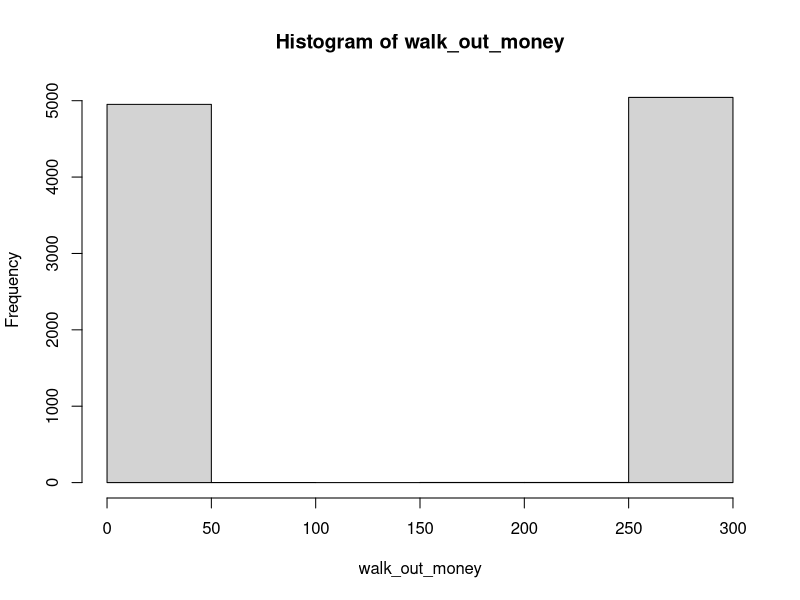
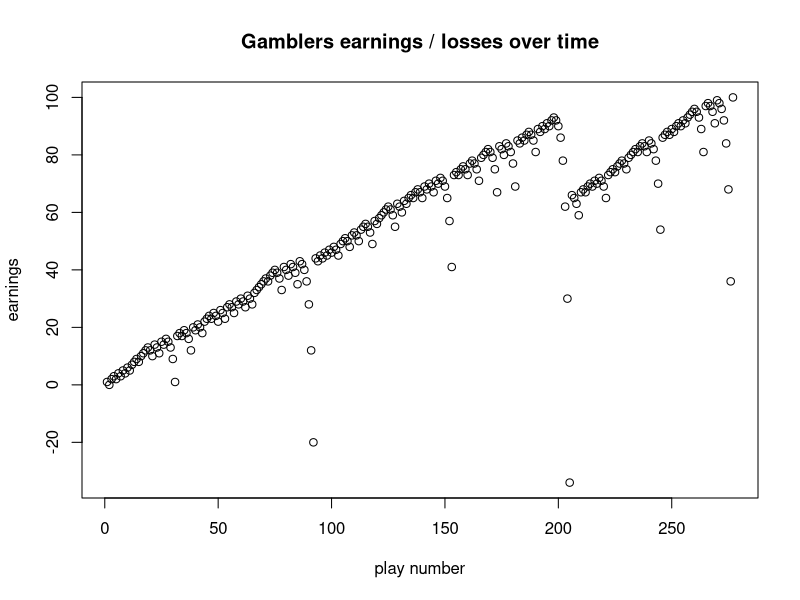
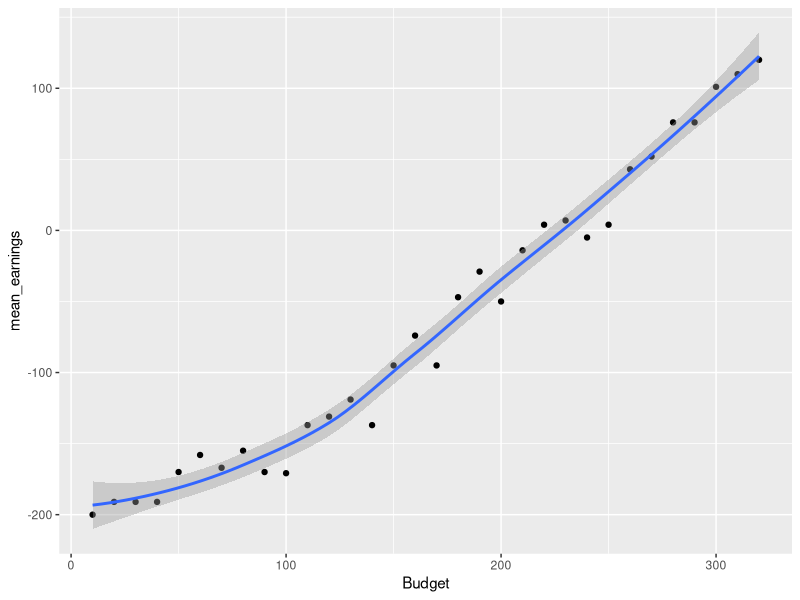
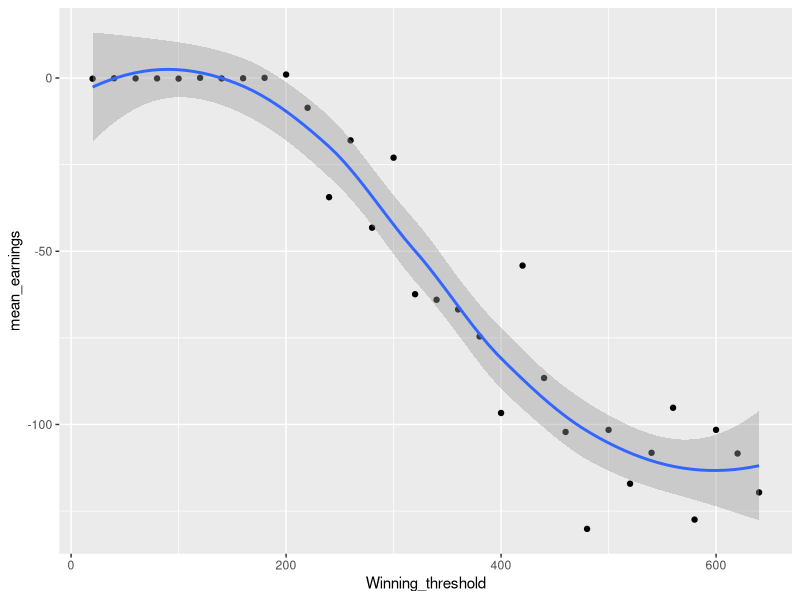
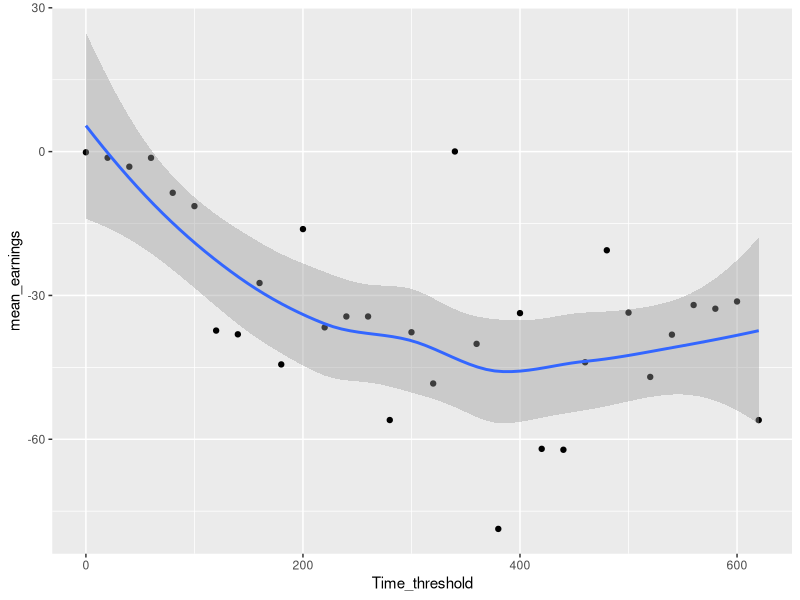

These figures' R source, in order: (Note: a time limit stopped this script after it produced the figures.)
## ---- chunk 1
library(magrittr) # needs to be run every time you start R and want to use %>%
library(dplyr)
## ---- chunk 2
#' A single play of the Martingale strategy
#'
#' Takes a state list, spins the roulette wheel, returns the state list with updated values (for example, budget, plays, etc)
#' @param state A list with the following entries: 
#'   B              number, the budget
#'   W              number, the budget threshold for successfully stoping
#'   L              number, the maximum number of plays 
#'   M              number, the casino wager limit
#'   plays          integer, the number of plays executed
#'   previous_wager number, the wager in the previous play (0 at first play)
#'   previous_win   TRUE/FALSE, indicator if the previous play was a win (TRUE at first play)
#' @return The updated state list
## ---- chunk 3
one_play <- function(state){
  
    # Wager
    proposed_wager <- ifelse(state$previous_win, 1, 2*state$previous_wager)
    wager <- min(proposed_wager, state$M, state$B)
    
    # Spin of the wheel
    red <- rbinom(1,1,18/38)
    
    # Update state
    state$plays <- state$plays + 1
    state$previous_wager <- wager
    if(red){
      # WIN
      state$B <- state$B + wager
      state$previous_win <- TRUE
    }else{
      # LOSE
      state$B <- state$B - wager
      state$previous_win <- FALSE
    }
  state
}
## ---- chunk 4
#' Stopping rule
#'
#' Takes the state list and determines if the gambler has to stop
#' @param state A list.  See one_play
#' @return TRUE/FALSE


stop_play <- function(state){
  if(state$B <= 0) return(TRUE)
  if(state$plays >= state$L) return(TRUE)
  if(state$B >= state$W) return(TRUE)
  FALSE
}
## ---- chunk 5
#' Play roulette to either bankruptcy, success, or play limits
#'
#' @param B number, the starting budget
#' @param W number, the budget threshold for successfully stoping
#' @param L number, the maximum number of plays 
#' @param M number, the casino wager limit
#' @return A vector of budget values calculated after each play.
one_series <- function(
    B = 200
  , W = 300
  , L = 1000
  , M = 100
){

  # initial state
  state <- list(
    B = B
  , W = W
  , L = L
  , M = M
  , plays = 0
  , previous_wager = 0
  , previous_win = TRUE
  )
  
  # vector to store budget over series of plays
  budget <- rep(NA, L)
  
  # For loop of plays
  for(i in 1:L){
    new_state <- state %>% one_play
    budget[i] <- new_state$B
    if(new_state %>% stop_play){
      return(budget[1:i])
    }
    state <- new_state
  }
  budget    
}

# helper function
get_last <- function(x) x[length(x)] 

## ---- chunk 6
# Simulation
walk_out_money <- rep(NA, 10000)
for(j in seq_along(walk_out_money)){
  walk_out_money[j] <- one_series(B = 200, W = 300, L = 1000, M = 100) %>% get_last
}

# Walk out money distribution
hist(walk_out_money, breaks = 10)

# Estimated probability of walking out with extra cash
mean(walk_out_money > 200)

# Estimated earnings
mean(walk_out_money - 200)
## ---- chunk 7
library(tidyverse)
library(ggplot2)
## ---- chunk 8
library(tidyverse)
library(ggplot2)
## ---- chunk 9
# Q2
earning <- one_series(B = 200, W = 300, L = 1000, M = 100) - 200
plot(earning, main = "Gamblers earnings / losses over time", xlab = "play number", 
     ylab = "earnings")
## ---- chunk 10
# change the budget
walk_out_money <- rep(NA, 100)
b <- matrix(nrow = 100, ncol = 32)

for(i in seq(1, 32)){
  for(j in seq_along(walk_out_money)){
    b[j, i] <- one_series(B= 10 * i, W = 300, L = 1000, M = 200) %>% get_last
  }
}

# Estimated earnings
mean_earnings <- colMeans(b) - 200

df1 <- as.data.frame(mean_earnings)
df1["Budget"] <- seq(10,320,10)
df1 %>%
  ggplot(mapping = aes(x = Budget, y = mean_earnings)) +
  geom_point() +
  geom_smooth()

# plot earnings
# plot(mean_earnings)

## ---- chunk 11
# change the winning

walk_out_money <- rep(NA, 100)
w <- matrix(nrow = 100, ncol = 32)

for(i in seq(1, 32)){
  for(j in seq_along(walk_out_money)){
    w[j, i] <- one_series(B= 200, W = 20 * i, L = 1000, M = 200) %>% get_last
  }
}

# Estimated earnings
mean_earnings <- colMeans(w) - 200

df2 <- as.data.frame(mean_earnings)
df2["Winning_threshold"] <- seq(20,640,20)
df2 %>%
  ggplot(mapping = aes(x = Winning_threshold, y = mean_earnings)) +
  geom_point() +
  geom_smooth()

# plot earnings
#plot(mean_earnings)
## ---- chunk 12
# change time threshold
walk_out_money <- rep(NA, 100)
l <- matrix(nrow = 100, ncol = 32)

for(i in seq(1, 32)){
  for(j in seq_along(walk_out_money)){
    l[j, i] <- one_series(B= 200, W = 300, L = 20 * (i-1), M = 200) %>% get_last
  }
}

# Estimated earnings
mean_earnings <- colMeans(l) - 200

df3 <- as.data.frame(mean_earnings)
df3["Time_threshold"] <- seq(0,620,20)
df3 %>%
  ggplot(mapping = aes(x = Time_threshold, y = mean_earnings)) +
  geom_point() +
  geom_smooth()

# plot earnings
#plot(mean_earnings)
## ---- chunk 13
# change max
walk_out_money <- rep(NA, 100)
m <- matrix(nrow = 100, ncol = 32)

for(i in seq(1, 32)){
  for(j in seq_along(walk_out_money)){
    m[j, i] <- one_series(B= 200, W = 300, L = 1000, M = 10 * (i-1)) %>% get_last
  }
}

# Estimated earnings
mean_earnings <- colMeans(m) - 200

df4 <- as.data.frame(mean_earnings)
df4["Maximum_wager"] <- seq(0,310,10)
df4 %>%
  ggplot(mapping = aes(x = Maximum_wager, y = mean_earnings)) +
  geom_point() +
  geom_smooth()

# plot earnings
#plot(mean_earnings)
## ---- chunk 14
# Q4: average number of plays
# Simulation
num_play <- function(x) length(x) 

walk_out_play <- rep(NA, 100)
for(j in seq_along(walk_out_play)){
  walk_out_play[j] <- one_series(B = 200, W = 300, L = 1000, M = 100) %>% num_play
}

# Walk out money distribution
hist(walk_out_play, breaks = 10)


# Estimated earnings
mean(walk_out_play)
